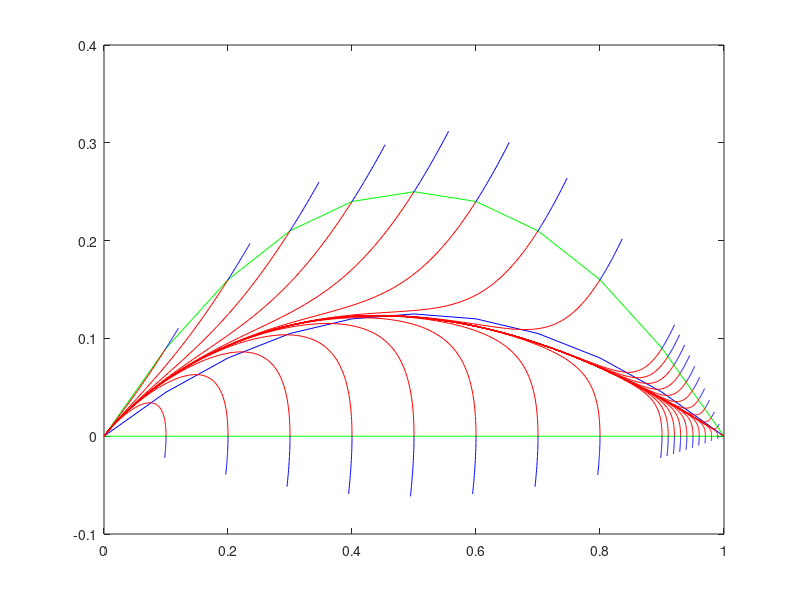

MATLAB code for this plot:
function fisher()

close all

options = odeset('RelTol',1e-6);
figure(1);

u=0:.1:1;
plot(u,0*u,'g');hold on;
plot(u,u.*(1-u),'g');
plot(u,.5*u.*(1-u),'b');


for u=[0:.1:.9,.91:.01:.99,.9999]
    [~,Y] = ode45(@rigid,[0 -10], [u,0*u],options);
    plot(Y(:,1),Y(:,2),'r');
    [~,Y] = ode45(@rigid,[0 .2], [u,0*u],options);
    plot(Y(:,1),Y(:,2),'b');
    [~,Y] = ode45(@rigid,[0 -10], [u,u.*(1-u)],options);
    plot(Y(:,1),Y(:,2),'r');
    [~,Y] = ode45(@rigid,[0 .2], [u,u.*(1-u)],options);
    plot(Y(:,1),Y(:,2),'b');
end

hold off
end



function dy = rigid(~,y)
dy = zeros(2,1);    
dy(1) = y(2) ;
dy(2) = 2*y(2) - y(1)*(1- y(1));
end



